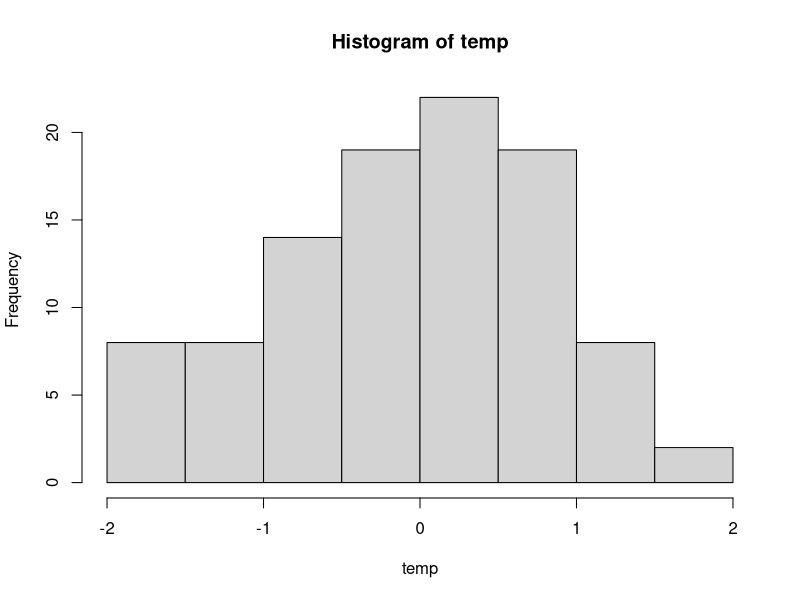

Here is the R script that generated this plot:
## ---- chunk 1
temp <- rnorm(100)
## ---- chunk 2
hist(temp)
